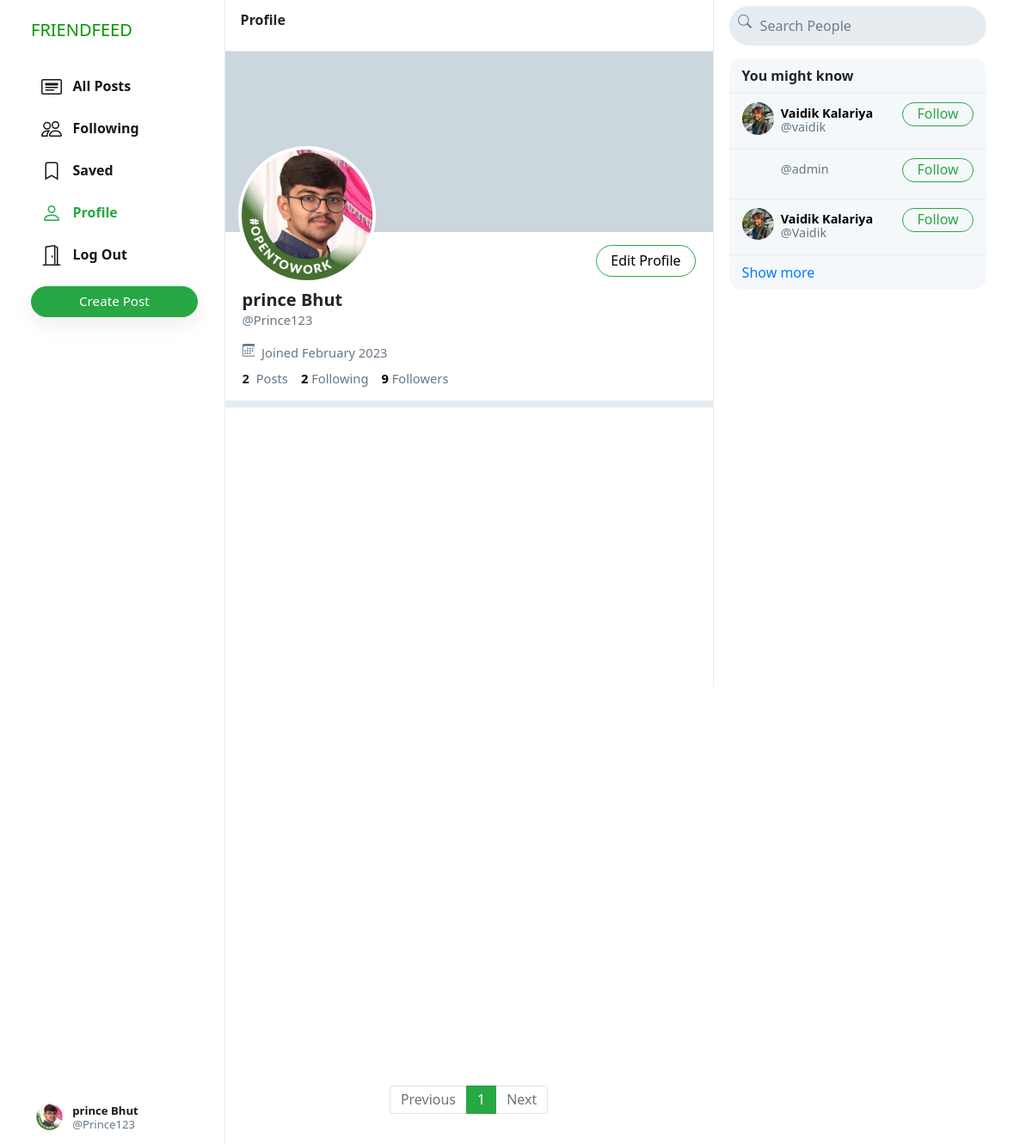
/Prince123 (signed in), run on the app's committed database.
### network/models.py (models this page shows, shortened)
class User(AbstractUser):
    profile_pic = models.ImageField(upload_to='profile_pic/')
    bio = models.TextField(max_length=160, blank=True, null=True)
    cover = models.ImageField(upload_to='covers/', blank=True)

### network/views.py (the view)
# urls.py: path("<str:username>", views.profile, name='profile'),
def profile(request, username):
    user = User.objects.get(username=username)
    all_posts = Post.objects.filter(creater=user).order_by('-date_created')
    paginator = Paginator(all_posts, 10)
    page_number = request.GET.get('page')
    if page_number == None:
        page_number = 1
    posts = paginator.get_page(page_number)
    followings = []
    suggestions = []
    follower = False
    if request.user.is_authenticated:
        followings = Follower.objects.filter(followers=request.user).values_list('user', flat=True)
        suggestions = User.objects.exclude(pk__in=followings).exclude(username=request.user.username).order_by("?")[:6]
        if request.user in Follower.objects.all().filter(user=user):
            follower = True
    follower_count = Follower.objects.all().filter().count()
    following_count = Follower.objects.filter(followers=user).count()
    return render(request, 'network/profile.html', {
        "username": user,
        "posts": posts,
        "posts_count": all_posts.count(),
        "suggestions": suggestions,
        "page": "profile",
        "is_follower": follower,
        "follower_count": follower_count,
        "following_count": following_count
    })

### network/templates/network/profile.html (shortened to what this page needs)
{% extends 'network/index.html' %}
{% load static %}
{% block profile %}
    <div class="profile-view" data-user="{{username.username}}">
        <div class="cover-image" style="background-image: url(/media/{{username.cover}})"></div>
        <div class="profile-image" style="background-image: url(/media/{{username.profile_pic}})"></div>
        <div class="profile-details">
            <div>
                {% if user.username == username.username %}
                    <a href="{% url 'edit' username.username %}" class="btn btn-outline-success float-right" id="edit-profile-btn">Edit Profile</a>
                {% elif is_follower %}
                    <button class="btn btn-success float-right" onclick="unfollow_user(this,'{{username.username}}','edit_page')" id="following-btn">Following</button>
                {% else %}
                    <button class="btn btn-outline-success float-right" onclick="follow_user(this,'{{username.username}}','edit_page')" id="follow-btn">Follow</button>
                {% endif %}
            </div>
            <div class="details-data">
                <h5>{{username.first_name}} {{username.last_name}}</h5>
                <div class="grey">@{{username.username}}</div>
                <div class="grey" style="padding: 8px 0px;">
                    &nbsp;Joined {{username.date_joined | date:"F Y"}}
                </div>
                <div>
                    <strong>
                        {{posts_count}}
                    </strong>
                    &nbsp;<span class="grey">Posts</span>
                    <a href="#">
                        <strong id="following__count">{{following_count | default:0}}</strong>&nbsp;<span class="grey">Following</span>
                    </a>
                    <a href="#">
                        <strong id="follower__count">{{follower_count | default:0}}</strong>&nbsp;<span class="grey">Followers</span>
                    </a>
                </div>
            </div>
        </div>
    </div>
    <div class="space"></div>
{% endblock %}

### network/templates/network/index.html (shortened to what this page needs)
{% extends "network/layout.html" %}
{% load static %}
{% block body %}
<div class="main-div">
    <div class="left-div">
        <nav class="head heading">
            {% if page == 'all_posts' %}
            All Posts
            {% elif page == 'following' %}
            Following
            {% elif page == 'saved' %}
            Saved
            {% elif page == 'profile' %}
            Profile
            {% else %}
            Explore
            {% endif %}
        </nav>
        <div class="left-div-content">
            <div class="posts-view">
                {% block profile %}
                {% endblock %}
                <div class="main-div-content">
                    <nav aria-label="Page navigation example" class="pagination-bar">
                        <ul class="pagination justify-content-center">
                            {% if posts.has_previous %}
                            <li class="page-item">
                                <a class="page-link" href="?page={{ posts.previous_page_number | default:1}}"
                                    tabindex="-1" aria-disabled="true">Previous</a>
                            </li>
                            {% else %}
                            <li class="page-item disabled">
                                <a class="page-link" href="" tabindex="-1" aria-disabled="true">Previous</a>
                            </li>
                            {% endif %}
                            {% for each in posts.paginator.page_range %}
                            {% if each == posts.number %}
                            <li class="page-item active"><a class="page-link" href="?page={{each}}">{{each}}</a></li>
                            {% else %}
                            <li class="page-item"><a class="page-link" href="?page={{each}}">{{each}}</a></li>
                            {% endif %}
                            {% endfor %}
                            {% if posts.has_next %}
                            <li class="page-item">
                                <a class="page-link" href="?page={{ posts.next_page_number }}">Next</a>
                            </li>
                            {% else %}
                            <li class="page-item disabled">
                                <a class="page-link" href="">Next</a>
                            </li>
                            {% endif %}
                        </ul>
                    </nav>
                </div>
            </div>
        </div>
    </div>
</div>
{% endblock %}

### network/templates/network/layout.html (shortened to what this page needs)
{% load static %}
<html lang="en">
<head>
    <link rel="stylesheet" href="https://stackpath.bootstrapcdn.com/bootstrap/4.4.1/css/bootstrap.min.css"
>
    <link href="{% static 'network/styles.css' %}" rel="stylesheet">
</head>
<body>
    <div class="body" data-page="{{page}}">
        <div class="sidenav">
            <a href="{% url 'index' %}" class="navbar-brand">
                <span style="color:rgb(5, 149, 0) ;">FRIENDFEED</span>
            </a>
            <div style="height: 100%;">
                <div>
                    <div>
                        <ul>
                            <li class="nav-item" id="all_posts">
                                <a href="{% url 'index' %}" class="nav-link">
                                    <div>
                                        &nbsp;&nbsp;All Posts
                                    </div>
                                </a>
                            </li>
                            {% if user.is_authenticated %}
                            <li class="nav-item" id="following">
                                <a href="{% url 'following' %}" class="nav-link">
                                    <div>
                                        &nbsp;&nbsp;Following
                                    </div>
                                </a>
                            </li>
                            <li class="nav-item" id="saved">
                                <a href="{% url 'saved' %}" class="nav-link">
                                    <div>
                                        <svg width="1.5em" height="1.5em" viewBox="0 0 16 16" class="bi bi-bookmark"
                                            fill="currentColor" xmlns="http://www.w3.org/2000/svg">
                                            <path fill-rule="evenodd"
                                                d="M8 12l5 3V3a2 2 0 0 0-2-2H5a2 2 0 0 0-2 2v12l5-3zm-4 1.234l4-2.4 4 2.4V3a1 1 0 0 0-1-1H5a1 1 0 0 0-1 1v10.234z" />
                                        </svg>
                                        &nbsp;&nbsp;Saved
                                    </div>
                                </a>
                            </li>
                            <li class="nav-item" id="profile">
                                <a href="{% url 'profile' user.username %}" class="nav-link">
                                    <div>
                                        &nbsp;&nbsp;Profile
                                    </div>
                                </a>
                            </li>
                            <li class="nav-item" id="logout">
                                <a href="{% url 'logout' %}" class="nav-link">
                                    <div>
                                        &nbsp;&nbsp;Log Out
                                    </div>
                                </a>
                            </li>
                            {% endif %}
                        </ul>
                    </div>
                    {% if user.is_authenticated %}
                    <button id="popup-btn" class="btn btn-success new-post-btn" onclick="createpost()">Create
                        Post</button>
                    {% endif %}
                </div>
                <div style="position: absolute; bottom: 10px;">
                    {% if user.is_authenticated %}
                    <li class="nav-item sidenav-user">
                        <a href="{% url 'profile' user.username %}" class="nav-link">
                            <div class="user_account">
                                <div class="small-profilepic"
                                    style="float: left; background-image: url(/media/{{user.profile_pic}})"></div>
                                <div style="height: 2.7vw; margin: auto;">
                                    <div style="margin-top: 4px;"><strong>{{user.first_name}}
                                            {{user.last_name}}</strong></div>
                                    <div class="grey" style="margin-top: 4px;">@{{ user.username }}</div>
                                </div>
                            </div>
                        </a>
                    </li>
                    {% endif %}
                </div>
            </div>
        </div>
        {% block body %}
        {% endblock %}
        <div class="right-div">
            <nav class="head">
                <form action="#">
                    <div class="search-div">
                        <div>
                        </div>
                        <input type="text" name="query" id="search-box" placeholder="Search People">
                    </div>
                </form>
            </nav>
            <div class='right-div-content'>
                <div class="space" style="background-color: white;"></div>
                {% if user.is_authenticated %}
                <div class="suggestion-box">
                    <div class="suggestion-header">
                        You might know
                    </div>
                    {% for suggestion in suggestions %}
                    <div class="suggestion-user">
                        <div>
                            <a href="{% url 'profile' suggestion.username %}">
                                <div class="small-profilepic"
                                    style="background-image: url(/media/{{suggestion.profile_pic}})"></div>
                            </a>
                        </div>
                        <div class="user-details">
                            <a href="{% url 'profile' suggestion.username %}">
                                <div id="user-name">
                                    <strong>
                                        {{suggestion.first_name}} {{suggestion.last_name}}
                                    </strong>
                                </div>
                                <div class="grey">@{{suggestion.username}}</div>
                            </a>
                        </div>
                        <div>
                            <button class="btn btn-outline-success" type="button" onclick="follow_user(this,'{{suggestion.username}}','suggestion')">Follow</button>
                        </div>
                    </div>
                    {% empty %}
                    <div style="text-align: center; border-bottom: .5px solid #e6ecf0; padding: 10px 15px;">
                        <span class="grey" style="font-size: .9em;">No suggestions available.</span>
                    </div>
                    {% endfor %}
                    <div class="suggestion-footer">
                        <a href="#">Show more</a>
                    </div>
                </div>
                {% endif %}
            </div>
        </div>
    </div>
</body>
</html>

### data on the page
User: profile_pic (picture), first_name "prince", last_name "Bhut", username "Prince123", date_joined "February 2023"
User: profile_pic (picture), first_name "Vaidik", last_name "Kalariya", username "vaidik"
User: username "admin"
User: profile_pic (picture), first_name "Vaidik", last_name "Kalariya", username "Vaidik"

### other printed values
{{ posts_count }} "2"
{{ following_count | default:0 }} "2"
{{ follower_count | default:0 }} "9"
{{ each }} "1"
